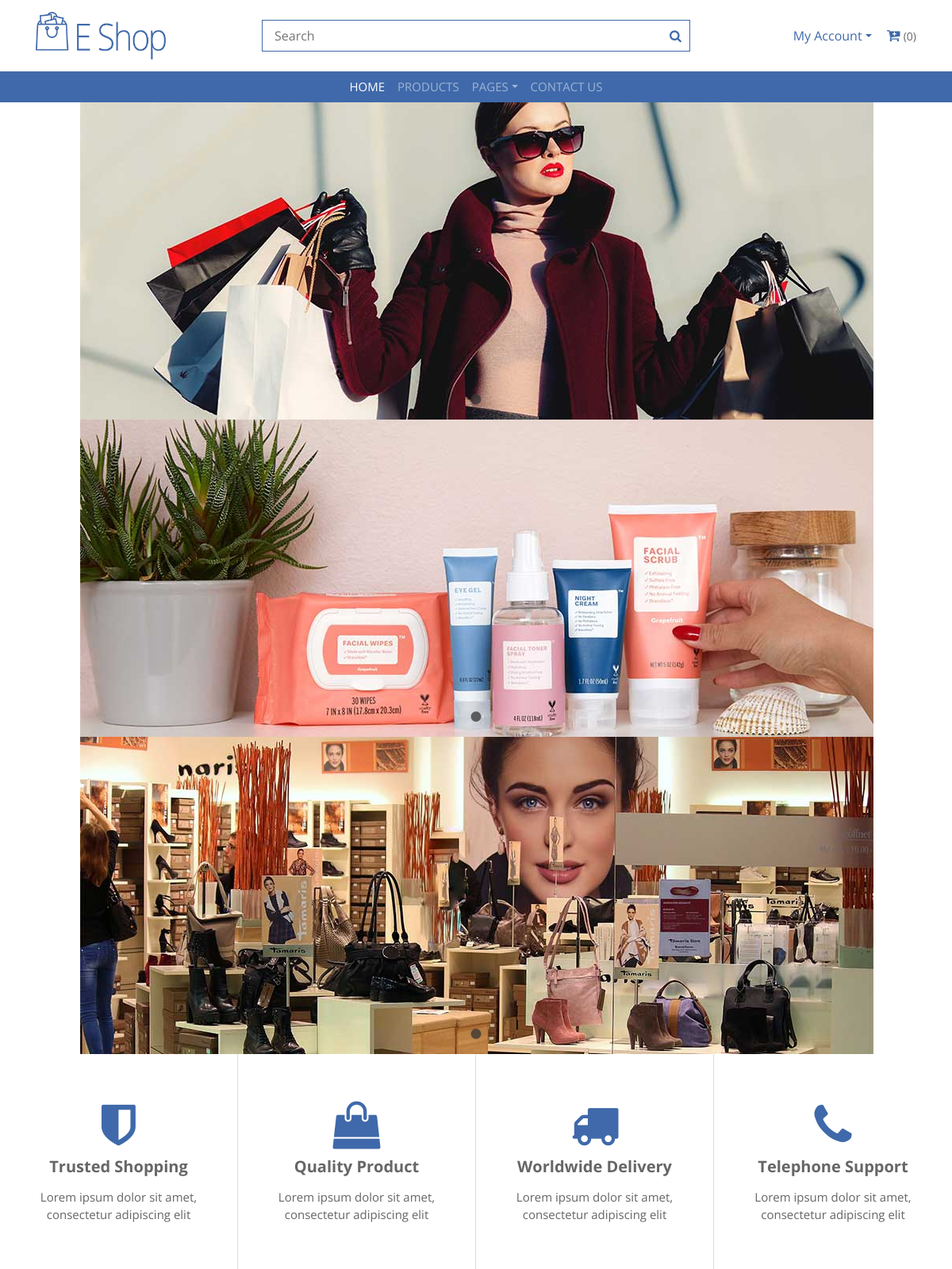
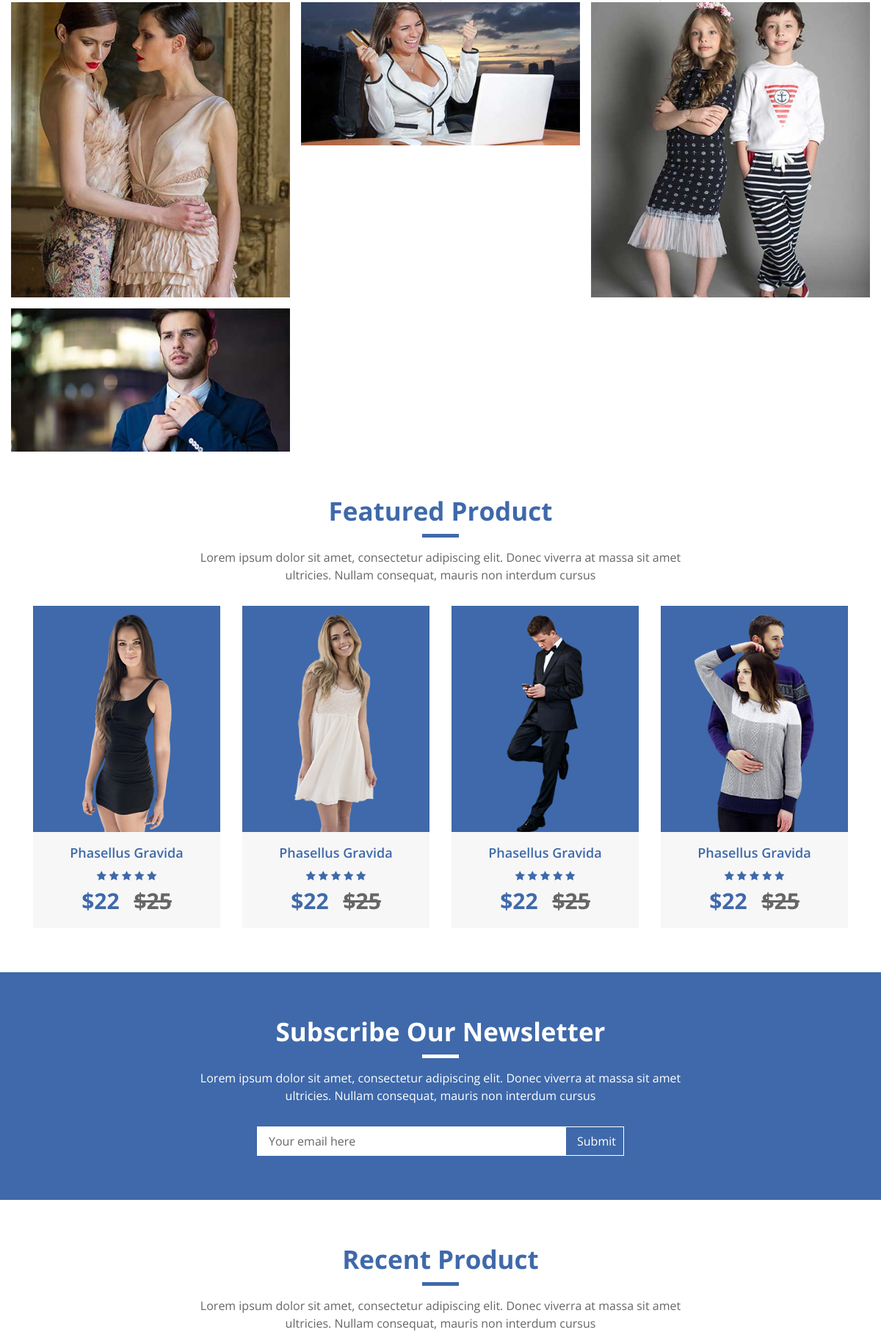
The page / (upper part) on the database its author committed (2 pictures, top to bottom).
### home/models.py (models this page shows, shortened)
class Slider(models.Model):
    name = models.CharField(max_length=500)
    image = models.ImageField(upload_to='media')
    url = models.URLField(max_length=500)

class Feature(models.Model):
    name = models.CharField(max_length=300)
    logo = models.CharField(max_length=100)
    slug = models.CharField(max_length=500, unique=True)
    description = models.TextField(blank=True)

class Category(models.Model):
    name = models.CharField(max_length=300)
    image = models.ImageField(upload_to='media')
    slug = models.CharField(max_length=500, unique=True)

### home/views.py (the view)
# urls.py: path('', HomeView.as_view(), name='home'),
class HomeView(BaseView):
    def get(self,request):
        self.views
        self.views['sliders'] = Slider.objects.all()
        self.views['features'] = Feature.objects.all()
        self.views['brands'] = Brand.objects.all()
        self.views['news'] = Product.objects.filter(labels = 'new')
        self.views['hots'] = Product.objects.filter(labels='hot')
        self.views['sales'] = Product.objects.filter(labels='sale')
        return render(request,'index.html',self.views)

### templates/index.html (shortened to what this page needs)
 {% extends 'base.html' %}
 {% load static %}
 {% block content %}
        <div class="home-slider">
            {% for slide in sliders %}
            <div class="main-slider">
                <div class="main-slider-item"><img src="{{slide.image.url}}" alt="Slider Image" /></div>
            </div>
            {% endfor %}
        </div>
        <div class="feature">
            <div class="container-fluid">
                <div class="row">
                    {% for feature in features %}
                    <div class="col-lg-3 col-md-6 feature-col">
                        <div class="feature-content">
                            <i class="fa fa-{{feature.logo}}"></i>
                            <h2>{{feature.name}}</h2>
                            <p>
                                {{feature.description}}
                            </p>
                        </div>
                    </div>
                    {% endfor %}
                </div>
            </div>
        </div>
        <div class="category">
            <div class="container-fluid">
                <div class="row">
                    {% for cat in categories %}
                    <div class="col-md-4">
                        <div class="category-img">
                            <img src="{{cat.image.url}}" />
                        </div>
                    </div>
                    {% endfor %}
                </div>
            </div>
        </div>
        <div class="featured-product">
            <div class="container">
                <div class="section-header">
                    <h3>Featured Product</h3>
                    <p>
                        Lorem ipsum dolor sit amet, consectetur adipiscing elit. Donec viverra at massa sit amet ultricies. Nullam consequat, mauris non interdum cursus
                    </p>
                </div>
                <div class="row align-items-center product-slider product-slider-4">
                    <div class="col-lg-3">
                        <div class="product-item">
                            <div class="product-image">
                                <a href="product-detail.html">
                                    <img src="img/product-1.png" alt="Product Image">
                                </a>
                            </div>
                            <div class="product-content">
                                <div class="title"><a href="#">Phasellus Gravida</a></div>
                                <div class="ratting">
                                    <i class="fa fa-star"></i>
                                    <i class="fa fa-star"></i>
                                    <i class="fa fa-star"></i>
                                    <i class="fa fa-star"></i>
                                    <i class="fa fa-star"></i>
                                </div>
                                <div class="price">$22 <span>$25</span></div>
                            </div>
                        </div>
                    </div>
                    <div class="col-lg-3">
                        <div class="product-item">
                            <div class="product-image">
                                <a href="product-detail.html">
                                    <img src="img/product-2.png" alt="Product Image">
                                </a>
                            </div>
                            <div class="product-content">
                                <div class="title"><a href="#">Phasellus Gravida</a></div>
                                <div class="ratting">
                                    <i class="fa fa-star"></i>
                                    <i class="fa fa-star"></i>
                                    <i class="fa fa-star"></i>
                                    <i class="fa fa-star"></i>
                                    <i class="fa fa-star"></i>
                                </div>
                                <div class="price">$22 <span>$25</span></div>
                            </div>
                        </div>
                    </div>
                    <div class="col-lg-3">
                        <div class="product-item">
                            <div class="product-image">
                                <a href="product-detail.html">
                                    <img src="img/product-3.png" alt="Product Image">
                                </a>
                            </div>
                            <div class="product-content">
                                <div class="title"><a href="#">Phasellus Gravida</a></div>
                                <div class="ratting">
                                    <i class="fa fa-star"></i>
                                    <i class="fa fa-star"></i>
                                    <i class="fa fa-star"></i>
                                    <i class="fa fa-star"></i>
                                    <i class="fa fa-star"></i>
                                </div>
                                <div class="price">$22 <span>$25</span></div>
                            </div>
                        </div>
                    </div>
                    <div class="col-lg-3">
                        <div class="product-item">
                            <div class="product-image">
                                <a href="product-detail.html">
                                    <img src="img/product-4.png" alt="Product Image">
                                </a>
                            </div>
                            <div class="product-content">
                                <div class="title"><a href="#">Phasellus Gravida</a></div>
                                <div class="ratting">
                                    <i class="fa fa-star"></i>
                                    <i class="fa fa-star"></i>
                                    <i class="fa fa-star"></i>
                                    <i class="fa fa-star"></i>
                                    <i class="fa fa-star"></i>
                                </div>
                                <div class="price">$22 <span>$25</span></div>
                            </div>
                        </div>
                    </div>
                </div>
            </div>
        </div>
        <div class="newsletter">
            <div class="container">
                <div class="section-header">
                    <h3>Subscribe Our Newsletter</h3>
                    <p>
                        Lorem ipsum dolor sit amet, consectetur adipiscing elit. Donec viverra at massa sit amet ultricies. Nullam consequat, mauris non interdum cursus
                    </p>
                </div>
                <div class="form">
                    <input type="email" value="Your email here">
                    <button>Submit</button>
                </div>
            </div>
        </div>
        <div class="recent-product">
            <div class="container">
                <div class="section-header">
                    <h3>Recent Product</h3>
                    <p>
                        Lorem ipsum dolor sit amet, consectetur adipiscing elit. Donec viverra at massa sit amet ultricies. Nullam consequat, mauris non interdum cursus
                    </p>
                </div>
            </div>
        </div>
{% endblock %}

### templates/base.html (shortened to what this page needs)
<!DOCTYPE html>
{% load static %}
<html lang="en">
    <head>
        <link href="https://stackpath.bootstrapcdn.com/bootstrap/4.4.1/css/bootstrap.min.css" rel="stylesheet">
        <link href="https://stackpath.bootstrapcdn.com/font-awesome/4.7.0/css/font-awesome.min.css" rel="stylesheet">
        <link href="lib/slick/slick.css" rel="stylesheet">
        <link href="lib/slick/slick-theme.css" rel="stylesheet">
        <link href="css/style.css" rel="stylesheet">
    </head>
    <body>
        <div class="top-header">
            <div class="container">
                <div class="row align-items-center">
                    <div class="col-md-3">
                        <div class="logo">
                            <a href="">
                                <img src="{% static 'img/logo.png' %}" alt="Logo">
                            </a>
                        </div>
                    </div>
                    <div class="col-md-6">
                        <div class="search">
                            <input type="text" placeholder="Search">
                            <button><i class="fa fa-search"></i></button>
                        </div>
                    </div>
                    <div class="col-md-3">
                        <div class="user">
                            <div class="dropdown">
                                <a href="#" class="dropdown-toggle" data-toggle="dropdown">My Account</a>
                            </div>
                            <div class="cart">
                                <i class="fa fa-cart-plus"></i>
                                <span>(0)</span>
                            </div>
                        </div>
                    </div>
                </div>
            </div>
        </div>
        <div class="header">
            <div class="container">
                <nav class="navbar navbar-expand-md bg-dark navbar-dark">
                    <div class="collapse navbar-collapse justify-content-between" id="navbarCollapse">
                        <div class="navbar-nav m-auto">
                            <a href="index.html" class="nav-item nav-link active">Home</a>
                            <a href="product-list.html" class="nav-item nav-link">Products</a>
                            <div class="nav-item dropdown">
                                <a href="#" class="nav-link dropdown-toggle" data-toggle="dropdown">Pages</a>
                            </div>
                            <a href="contact.html" class="nav-item nav-link">Contact Us</a>
                        </div>
                    </div>
                </nav>
            </div>
        </div>
{% block content %}
{% endblock %}
    </body>
</html>

### rows shown on the page
Slider: image (picture)
Slider: image (picture)
Slider: image (picture)
Feature: name "Trusted Shopping", description "Lorem ipsum dolor sit amet, consectetur adipiscing elit"
Feature: name "Quality Product", description "Lorem ipsum dolor sit amet, consectetur adipiscing elit"
Feature: name "Worldwide Delivery", description "Lorem ipsum dolor sit amet, consectetur adipiscing elit"
Feature: name "Telephone Support", description "Lorem ipsum dolor sit amet, consectetur adipiscing elit"
Category: image (picture)
Category: image (picture)
Category: image (picture)
Category: image (picture)
